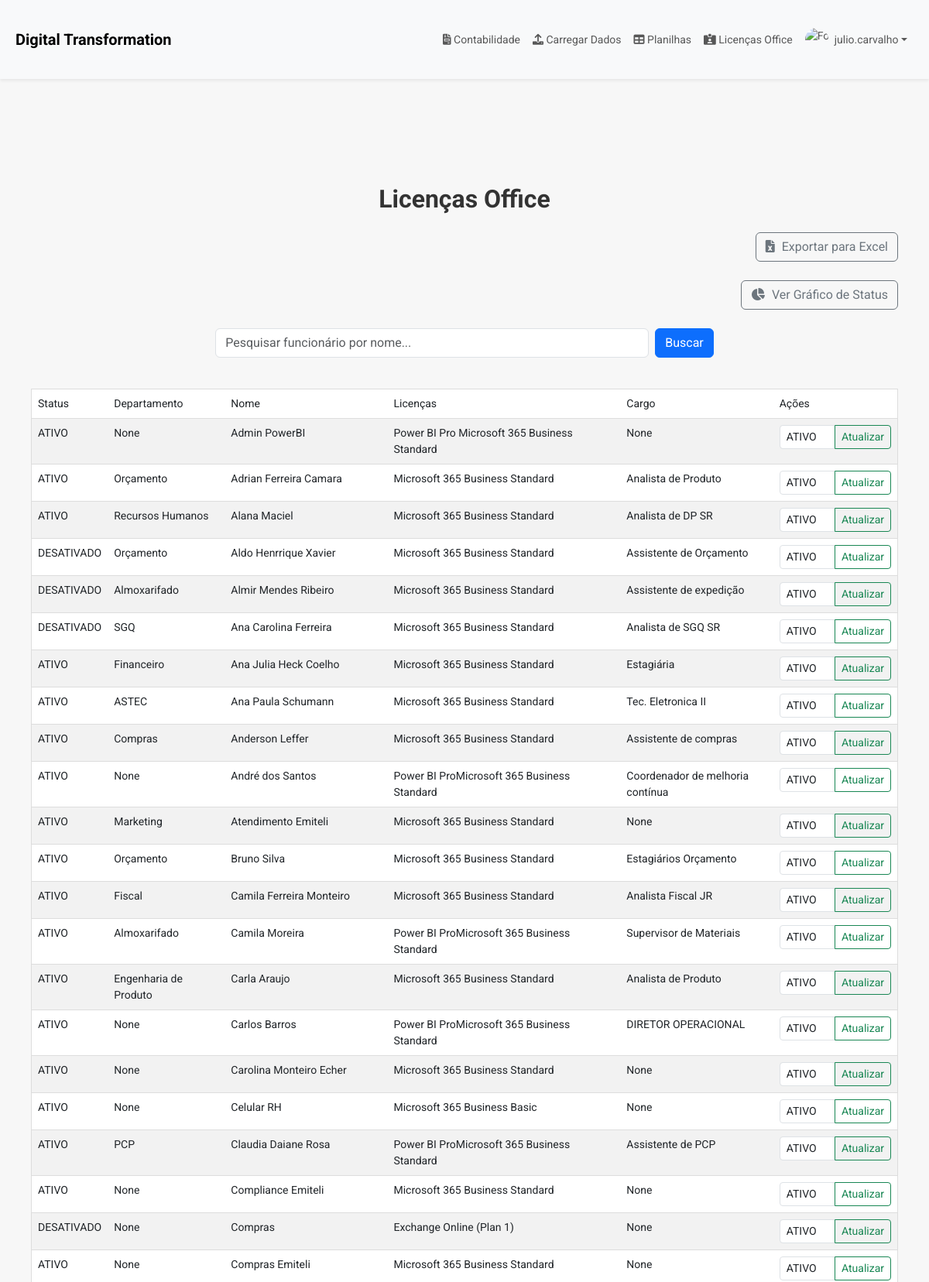
/listar_funcionarios (signed in, upper part), run on the app's committed database.
### models/models.py (models this page shows, shortened)
class User(db.Model, UserMixin):
    id = db.Column(db.Integer, primary_key=True)
    username = db.Column(db.String(150), unique=True, nullable=False)
    profile_pic = db.Column(db.String(100), nullable=True)

class Funcionario(db.Model):
    __tablename__ = 'funcionarios'
    id = db.Column(db.Integer, primary_key=True)
    status = db.Column(db.String(20), nullable=True)
    departamento = db.Column(db.String(100), nullable=True)
    nome = db.Column(db.String(150), nullable=True)
    licencas = db.Column(db.String(100), nullable=True)
    cargo = db.Column(db.String(100), nullable=True)
    email = db.Column(db.String(150), nullable=True)

### routes/routes.py (the view, shortened to what this page needs)
@routes.route('/listar_funcionarios', methods=['GET', 'POST'])
@login_required
def listar_funcionarios():
    form = AlterarStatusForm()
    nome = request.args.get('nome', '')
    if nome:
        funcionarios = Funcionario.query.filter(Funcionario.nome.ilike(f'%{nome}%')).all()
    else:
        funcionarios = Funcionario.query.all()
    return render_template('listar_funcionarios.html', funcionarios=funcionarios, form=form)

### forms/forms.py
class AlterarStatusForm(FlaskForm):
    novo_status = SelectField('Novo Status', choices=[('ATIVO', 'ATIVO'), ('DESATIVADO', 'DESATIVADO'),('FERIAS', 'FERIAS')], default='', validators=[DataRequired()])
    submit = SubmitField('Alterar Status')

### routes/routes.py (called while the page is built)
@login_manager.user_loader
def load_user(user_id: int) -> Optional[User]:
    return User.query.get(int(user_id))

### templates/listar_funcionarios.html (shortened to what this page needs)
{% extends "base.html" %}
{% block content %}
<div class="container mt-5">
    <h2 class="text-center mb-4">Licenças Office</h2>
    <div class="d-flex justify-content-end mb-4">
        <a href="{{ url_for('routes.exportar_funcionarios') }}" class="btn btn-outline-secondary">
            <i class="fas fa-file-excel"></i> Exportar para Excel
        </a>
    </div>
    <div class="d-flex justify-content-end mb-4">
        <a href="{{ url_for('routes.grafico_status') }}" class="btn btn-outline-secondary">
            <i class="fas fa-chart-pie"></i> Ver Gráfico de Status
        </a>
    </div>
    <form method="GET" class="mb-4 d-flex justify-content-center">
        <input type="text" name="nome" class="form-control w-50 me-2" placeholder="Pesquisar funcionário por nome..." value="{{ request.args.get('nome', '') }}">
        <button type="submit" class="btn btn-primary">Buscar</button>
    </form>
        <div class="table-responsive funcionarios-table">
            <table class="table table-striped">
                <thead>
                    <tr>
                        <th>Status</th>
                        <th>Departamento</th>
                        <th>Nome</th>
                        <th>Licenças</th>
                        <th>Cargo</th>
                        <th>Ações</th>
                    </tr>
                </thead>
                <tbody>
                    {% for funcionario in funcionarios %}
                    <tr>
                        <td data-label="Status">{{ funcionario.status }}</td>
                        <td data-label="Departamento">{{ funcionario.departamento }}</td>
                        <td data-label="Nome">{{ funcionario.nome }}</td>
                        <td data-label="Licenças">{{ funcionario.licencas }}</td>
                        <td data-label="Cargo">{{ funcionario.cargo }}</td>
                        <td>
                            <form method="POST" action="{{ url_for('routes.alterar_status', funcionario_id=funcionario.id) }}">
                                <div class="input-group">
                                    {{ form.novo_status(class="form-control form-control-sm") }}
                                    <button type="submit" class="btn btn-outline-success btn-sm">Atualizar</button>
                                </div>
                            </form>
                        </td>
                    </tr>
                    {% endfor %}
                </tbody>
            </table>
        </div>
</div>
{% endblock %}

### templates/base.html (shortened to what this page needs)
<!DOCTYPE html>
<html lang="en">
<head>
    <link href="https://cdn.jsdelivr.net/npm/bootstrap@5.3.0-alpha1/dist/css/bootstrap.min.css" rel="stylesheet">
    <link rel="stylesheet" href="{{ url_for('static', filename='css/style.css') }}">
    <link rel="stylesheet" href="https://cdnjs.cloudflare.com/ajax/libs/font-awesome/6.0.0-beta3/css/all.min.css">
</head>
<body>
    <nav class="navbar navbar-expand-lg navbar-light bg-light shadow-sm">
        <div class="container">
            <a class="navbar-brand fw-bold" href="{{ url_for('routes.home') }}">Digital Transformation</a>
            <div class="collapse navbar-collapse" id="navbarNav">
                <ul class="navbar-nav ms-auto align-items-center">
                    {% if current_user.is_authenticated %}
                    <li class="nav-item">
                        <a class="nav-link" href="{{ url_for('routes.listar_ativos') }}">
                            <i class="fas fa-file-invoice"></i> Contabilidade
                        </a>
                    </li>
                    <li class="nav-item">
                        <a class="nav-link" href="{{ url_for('routes.upload_and_process') }}">
                            <i class="fas fa-upload"></i> Carregar Dados
                        </a>
                    </li>
                    <li class="nav-item">
                        <a class="nav-link" href="{{ url_for('routes.show_sheet', sheet_name='OFFICE') }}">
                            <i class="fas fa-table"></i> Planilhas
                        </a>
                    </li>
                    <li class="nav-item">
                        <a class="nav-link" href="{{ url_for('routes.listar_funcionarios') }}">
                            <i class="fas fa-id-card-alt"></i> Licenças Office
                        </a>
                    </li>
                    <li class="nav-item dropdown">
                        <a class="nav-link dropdown-toggle d-flex align-items-center" href="#" id="navbarDropdown" role="button" data-bs-toggle="dropdown" aria-expanded="false">
                            {% if current_user.profile_pic %}
                            <img src="{{ url_for('static', filename='uploads/png/' + current_user.profile_pic) }}" alt="Foto de Perfil" class="rounded-circle" width="40" height="40">
                            {% else %}
                            <img src="{{ url_for('static', filename='img/default_profile.png') }}" alt="Foto de Perfil" class="rounded-circle" width="30" height="30">
                            {% endif %}
                            <span class="ms-2">{{ current_user.username }}</span>
                        </a>
                    </li>
                    {% else %}
                    <li class="nav-item">
                        <a href="{{ url_for('routes.login') }}" class="btn btn-outline-success">Login</a>
                    </li>
                    {% endif %}
                </ul>
            </div>
        </div>
    </nav>
    <div class="container my-5">
        <div class="row">
            <div class="col-md-12">
                {% block content %}{% endblock %}
            </div>
        </div>
    </div>
</body>
</html>

### static/css/style.css (style rules this page uses)
body { background-color: #f7f7f7; color: #333; font-family: 'Roboto', sans-serif; font-size: 14px; line-height: 1.5; margin: 0; padding: 0; }
h1, h2, h3, h4, h5, h6 { color: #333; font-weight: 700; margin-bottom: 0.5rem; }
p, td, th, button { font-family: 'Roboto', sans-serif; font-weight: 400; }
.table-striped { background-color: #ffffff; border: 1px solid #ddd; width: 100%; border-collapse: collapse; margin-top: 16px; }
.table-striped th, .table-striped td { padding: 10px 12px; text-align: left; border-bottom: 1px solid #ddd; }
.table-striped tbody tr:nth-of-type(odd) { background-color: #f9f9f9; }
.table-striped tbody tr:nth-of-type(even) { background-color: #ffffff; }
.container { margin: 0 auto; max-width: 1200px; padding: 20px; }
.table th, .table td { padding: 8px; }
.btn-outline-secondary i { margin-right: 5px; }

### templates/base.html (style rules this page uses)
.rounded-circle { object-fit: cover; }

### data on the page
User: username "julio.carvalho"
Funcionario: status "ATIVO", departamento "None", nome "Admin PowerBI", licencas "Power BI Pro Microsoft 365 Business Standard", cargo "None"
Funcionario: status "ATIVO", departamento "Orçamento", nome "Adrian Ferreira Camara", licencas "Microsoft 365 Business Standard", cargo "Analista de Produto"
Funcionario: status "ATIVO", departamento "Recursos Humanos", nome "Alana Maciel", licencas "Microsoft 365 Business Standard", cargo "Analista de DP SR"
Funcionario: status "DESATIVADO", departamento "Orçamento", nome "Aldo Henrrique Xavier", licencas "Microsoft 365 Business Standard", cargo "Assistente de Orçamento"
Funcionario: status "DESATIVADO", departamento "Almoxarifado", nome "Almir Mendes Ribeiro", licencas "Microsoft 365 Business Standard", cargo "Assistente de expedição"
Funcionario: status "DESATIVADO", departamento "SGQ", nome "Ana Carolina Ferreira", licencas "Microsoft 365 Business Standard", cargo "Analista de SGQ SR"
Funcionario: status "ATIVO", departamento "Financeiro", nome "Ana Julia Heck Coelho", licencas "Microsoft 365 Business Standard", cargo "Estagiária"
Funcionario: status "ATIVO", departamento "ASTEC", nome "Ana Paula Schumann", licencas "Microsoft 365 Business Standard", cargo "Tec. Eletronica II"
Funcionario: status "ATIVO", departamento "Compras", nome "Anderson Leffer", licencas "Microsoft 365 Business Standard", cargo "Assistente de compras"
Funcionario: status "ATIVO", departamento "None", nome "André dos Santos", licencas "Power BI ProMicrosoft 365 Business Standard", cargo "Coordenador de melhoria contínua"
Funcionario: status "ATIVO", departamento "Marketing", nome "Atendimento Emiteli", licencas "Microsoft 365 Business Standard", cargo "None"
Funcionario: status "ATIVO", departamento "Orçamento", nome "Bruno Silva", licencas "Microsoft 365 Business Standard", cargo "Estagiários Orçamento"
Funcionario: status "ATIVO", departamento "Fiscal", nome "Camila Ferreira Monteiro", licencas "Microsoft 365 Business Standard", cargo "Analista Fiscal JR"
Funcionario: status "ATIVO", departamento "Almoxarifado", nome "Camila Moreira", licencas "Power BI ProMicrosoft 365 Business Standard", cargo "Supervisor de Materiais"
Funcionario: status "ATIVO", departamento "Engenharia de Produto", nome "Carla Araujo", licencas "Microsoft 365 Business Standard", cargo "Analista de Produto"
Funcionario: status "ATIVO", departamento "None", nome "Carlos Barros", licencas "Power BI ProMicrosoft 365 Business Standard", cargo "DIRETOR OPERACIONAL"
Funcionario: status "ATIVO", departamento "None", nome "Carolina Monteiro Echer", licencas "Microsoft 365 Business Standard", cargo "None"
Funcionario: status "ATIVO", departamento "None", nome "Celular RH", licencas "Microsoft 365 Business Basic", cargo "None"
Funcionario: status "ATIVO", departamento "PCP", nome "Claudia Daiane Rosa", licencas "Power BI ProMicrosoft 365 Business Standard", cargo "Assistente de PCP"
Funcionario: status "ATIVO", departamento "None", nome "Compliance Emiteli", licencas "Microsoft 365 Business Standard", cargo "None"
Funcionario: status "DESATIVADO", departamento "None", nome "Compras", licencas "Exchange Online (Plan 1)", cargo "None"
Funcionario: status "ATIVO", departamento "None", nome "Compras Emiteli", licencas "Microsoft 365 Business Standard", cargo "None"
